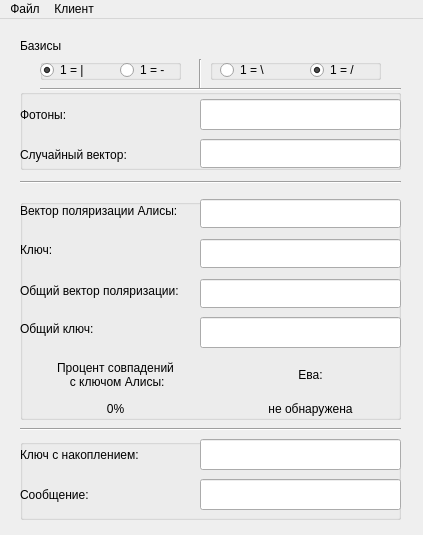
<?xml version="1.0" encoding="UTF-8"?>
<ui version="4.0">
 <class>Bob</class>
 <widget class="QMainWindow" name="Bob">
  <property name="geometry">
   <rect>
    <x>0</x>
    <y>0</y>
    <width>423</width>
    <height>535</height>
   </rect>
  </property>
  <property name="windowTitle">
   <string>Bob</string>
  </property>
  <widget class="QWidget" name="centralWidget">
   <widget class="QGroupBox" name="groupBox">
    <property name="geometry">
     <rect>
      <x>20</x>
      <y>70</y>
      <width>381</width>
      <height>81</height>
     </rect>
    </property>
    <property name="title">
     <string/>
    </property>
    <widget class="QLineEdit" name="photonsEdit">
     <property name="geometry">
      <rect>
       <x>180</x>
       <y>10</y>
       <width>201</width>
       <height>31</height>
      </rect>
     </property>
     <property name="font">
      <font>
       <family>Consolas</family>
      </font>
     </property>
     <property name="text">
      <string/>
     </property>
     <property name="readOnly">
      <bool>true</bool>
     </property>
    </widget>
    <widget class="QLabel" name="label_5">
     <property name="geometry">
      <rect>
       <x>0</x>
       <y>10</y>
       <width>131</width>
       <height>31</height>
      </rect>
     </property>
     <property name="text">
      <string>Фотоны:</string>
     </property>
    </widget>
    <widget class="QLabel" name="label">
     <property name="geometry">
      <rect>
       <x>0</x>
       <y>50</y>
       <width>131</width>
       <height>31</height>
      </rect>
     </property>
     <property name="text">
      <string>Случайный вектор:</string>
     </property>
    </widget>
    <widget class="QLineEdit" name="vectorEdit">
     <property name="geometry">
      <rect>
       <x>180</x>
       <y>50</y>
       <width>201</width>
       <height>29</height>
      </rect>
     </property>
     <property name="font">
      <font>
       <family>Consolas</family>
      </font>
     </property>
     <property name="readOnly">
      <bool>true</bool>
     </property>
    </widget>
   </widget>
   <widget class="QGroupBox" name="groupBox_6">
    <property name="geometry">
     <rect>
      <x>20</x>
      <y>180</y>
      <width>381</width>
      <height>221</height>
     </rect>
    </property>
    <property name="title">
     <string/>
    </property>
    <widget class="QLineEdit" name="aliceVectorEdit">
     <property name="geometry">
      <rect>
       <x>180</x>
       <y>0</y>
       <width>201</width>
       <height>29</height>
      </rect>
     </property>
     <property name="font">
      <font>
       <family>Consolas</family>
      </font>
     </property>
     <property name="inputMask">
      <string/>
     </property>
     <property name="text">
      <string/>
     </property>
     <property name="readOnly">
      <bool>true</bool>
     </property>
    </widget>
    <widget class="QLabel" name="label_8">
     <property name="geometry">
      <rect>
       <x>0</x>
       <y>1</y>
       <width>171</width>
       <height>21</height>
      </rect>
     </property>
     <property name="text">
      <string>Вектор поляризации Алисы:</string>
     </property>
    </widget>
    <widget class="QLineEdit" name="keyEdit">
     <property name="geometry">
      <rect>
       <x>180</x>
       <y>40</y>
       <width>201</width>
       <height>29</height>
      </rect>
     </property>
     <property name="font">
      <font>
       <family>Consolas</family>
      </font>
     </property>
     <property name="readOnly">
      <bool>true</bool>
     </property>
    </widget>
    <widget class="QLabel" name="label_3">
     <property name="geometry">
      <rect>
       <x>0</x>
       <y>40</y>
       <width>131</width>
       <height>21</height>
      </rect>
     </property>
     <property name="text">
      <string>Ключ:</string>
     </property>
    </widget>
    <widget class="QLineEdit" name="sharedKeyEdit">
     <property name="geometry">
      <rect>
       <x>180</x>
       <y>118</y>
       <width>201</width>
       <height>31</height>
      </rect>
     </property>
     <property name="font">
      <font>
       <family>Consolas</family>
      </font>
     </property>
     <property name="inputMask">
      <string/>
     </property>
     <property name="text">
      <string/>
     </property>
     <property name="readOnly">
      <bool>true</bool>
     </property>
    </widget>
    <widget class="QLabel" name="label_10">
     <property name="geometry">
      <rect>
       <x>0</x>
       <y>120</y>
       <width>161</width>
       <height>20</height>
      </rect>
     </property>
     <property name="text">
      <string>Общий ключ:</string>
     </property>
    </widget>
    <widget class="QLabel" name="label_9">
     <property name="geometry">
      <rect>
       <x>0</x>
       <y>81</y>
       <width>171</width>
       <height>21</height>
      </rect>
     </property>
     <property name="text">
      <string>Общий вектор поляризации:</string>
     </property>
    </widget>
    <widget class="QLineEdit" name="commonVectorEdit">
     <property name="geometry">
      <rect>
       <x>180</x>
       <y>80</y>
       <width>201</width>
       <height>29</height>
      </rect>
     </property>
     <property name="font">
      <font>
       <family>Consolas</family>
      </font>
     </property>
     <property name="inputMask">
      <string/>
     </property>
     <property name="text">
      <string/>
     </property>
     <property name="readOnly">
      <bool>true</bool>
     </property>
    </widget>
    <widget class="QLabel" name="label_13">
     <property name="geometry">
      <rect>
       <x>30</x>
       <y>160</y>
       <width>131</width>
       <height>31</height>
      </rect>
     </property>
     <property name="text">
      <string>Процент совпадений
 с ключом Алисы:</string>
     </property>
     <property name="alignment">
      <set>Qt::AlignCenter</set>
     </property>
    </widget>
    <widget class="QLabel" name="label_15">
     <property name="geometry">
      <rect>
       <x>220</x>
       <y>160</y>
       <width>141</width>
       <height>31</height>
      </rect>
     </property>
     <property name="text">
      <string>Ева:</string>
     </property>
     <property name="alignment">
      <set>Qt::AlignCenter</set>
     </property>
    </widget>
   </widget>
   <widget class="QGroupBox" name="groupBox_5">
    <property name="geometry">
     <rect>
      <x>20</x>
      <y>420</y>
      <width>381</width>
      <height>81</height>
     </rect>
    </property>
    <property name="title">
     <string/>
    </property>
    <widget class="QLineEdit" name="messageEdit">
     <property name="geometry">
      <rect>
       <x>180</x>
       <y>40</y>
       <width>201</width>
       <height>31</height>
      </rect>
     </property>
     <property name="font">
      <font>
       <family>Consolas</family>
      </font>
     </property>
     <property name="readOnly">
      <bool>true</bool>
     </property>
    </widget>
    <widget class="QLineEdit" name="sumKeyEdit">
     <property name="geometry">
      <rect>
       <x>180</x>
       <y>0</y>
       <width>201</width>
       <height>31</height>
      </rect>
     </property>
     <property name="font">
      <font>
       <family>Consolas</family>
      </font>
     </property>
     <property name="inputMask">
      <string/>
     </property>
     <property name="text">
      <string/>
     </property>
     <property name="readOnly">
      <bool>true</bool>
     </property>
    </widget>
    <widget class="QLabel" name="label_11">
     <property name="geometry">
      <rect>
       <x>0</x>
       <y>0</y>
       <width>161</width>
       <height>31</height>
      </rect>
     </property>
     <property name="text">
      <string>Ключ с накоплением:</string>
     </property>
    </widget>
    <widget class="QLabel" name="label_12">
     <property name="geometry">
      <rect>
       <x>0</x>
       <y>40</y>
       <width>161</width>
       <height>31</height>
      </rect>
     </property>
     <property name="text">
      <string>Сообщение:</string>
     </property>
    </widget>
   </widget>
   <widget class="Line" name="line_4">
    <property name="geometry">
     <rect>
      <x>20</x>
      <y>153</y>
      <width>381</width>
      <height>21</height>
     </rect>
    </property>
    <property name="orientation">
     <enum>Qt::Horizontal</enum>
    </property>
   </widget>
   <widget class="Line" name="line_3">
    <property name="geometry">
     <rect>
      <x>20</x>
      <y>400</y>
      <width>381</width>
      <height>20</height>
     </rect>
    </property>
    <property name="orientation">
     <enum>Qt::Horizontal</enum>
    </property>
   </widget>
   <widget class="QGroupBox" name="groupBox_7">
    <property name="geometry">
     <rect>
      <x>210</x>
      <y>40</y>
      <width>171</width>
      <height>21</height>
     </rect>
    </property>
    <property name="title">
     <string/>
    </property>
    <widget class="QRadioButton" name="verticalInverted">
     <property name="geometry">
      <rect>
       <x>100</x>
       <y>0</y>
       <width>61</width>
       <height>22</height>
      </rect>
     </property>
     <property name="text">
      <string>1 = /</string>
     </property>
     <property name="checked">
      <bool>true</bool>
     </property>
    </widget>
    <widget class="QRadioButton" name="verticalNormal">
     <property name="geometry">
      <rect>
       <x>10</x>
       <y>0</y>
       <width>51</width>
       <height>22</height>
      </rect>
     </property>
     <property name="text">
      <string>1 = \</string>
     </property>
    </widget>
   </widget>
   <widget class="QLabel" name="label_6">
    <property name="geometry">
     <rect>
      <x>20</x>
      <y>16</y>
      <width>54</width>
      <height>21</height>
     </rect>
    </property>
    <property name="text">
     <string>Базисы</string>
    </property>
   </widget>
   <widget class="Line" name="line">
    <property name="geometry">
     <rect>
      <x>190</x>
      <y>40</y>
      <width>20</width>
      <height>31</height>
     </rect>
    </property>
    <property name="orientation">
     <enum>Qt::Vertical</enum>
    </property>
   </widget>
   <widget class="Line" name="line_5">
    <property name="geometry">
     <rect>
      <x>40</x>
      <y>60</y>
      <width>361</width>
      <height>20</height>
     </rect>
    </property>
    <property name="orientation">
     <enum>Qt::Horizontal</enum>
    </property>
   </widget>
   <widget class="QGroupBox" name="groupBox_8">
    <property name="geometry">
     <rect>
      <x>40</x>
      <y>40</y>
      <width>141</width>
      <height>21</height>
     </rect>
    </property>
    <property name="title">
     <string/>
    </property>
    <widget class="QRadioButton" name="horizontalInverted">
     <property name="geometry">
      <rect>
       <x>0</x>
       <y>0</y>
       <width>51</width>
       <height>22</height>
      </rect>
     </property>
     <property name="text">
      <string>1 = |</string>
     </property>
     <property name="checked">
      <bool>true</bool>
     </property>
    </widget>
    <widget class="QRadioButton" name="horizontalNormal">
     <property name="geometry">
      <rect>
       <x>80</x>
       <y>0</y>
       <width>61</width>
       <height>22</height>
      </rect>
     </property>
     <property name="text">
      <string>1 = -</string>
     </property>
    </widget>
   </widget>
   <widget class="QLabel" name="sharedPercentLabel">
    <property name="geometry">
     <rect>
      <x>50</x>
      <y>380</y>
      <width>131</width>
      <height>20</height>
     </rect>
    </property>
    <property name="text">
     <string>0%</string>
    </property>
    <property name="alignment">
     <set>Qt::AlignCenter</set>
    </property>
   </widget>
   <widget class="QLabel" name="eveDetectLabel">
    <property name="geometry">
     <rect>
      <x>240</x>
      <y>380</y>
      <width>141</width>
      <height>20</height>
     </rect>
    </property>
    <property name="styleSheet">
     <string notr="true">color:&quot;green&quot;</string>
    </property>
    <property name="text">
     <string>не обнаружена</string>
    </property>
    <property name="alignment">
     <set>Qt::AlignCenter</set>
    </property>
   </widget>
  </widget>
  <widget class="QMenuBar" name="menuBar">
   <property name="geometry">
    <rect>
     <x>0</x>
     <y>0</y>
     <width>423</width>
     <height>21</height>
    </rect>
   </property>
   <widget class="QMenu" name="menu">
    <property name="title">
     <string>Файл</string>
    </property>
    <addaction name="loadFromFile"/>
    <addaction name="saveToFIle"/>
    <addaction name="separator"/>
    <addaction name="exit"/>
   </widget>
   <widget class="QMenu" name="menu_2">
    <property name="title">
     <string>Клиент</string>
    </property>
    <addaction name="startStopAction"/>
   </widget>
   <addaction name="menu"/>
   <addaction name="menu_2"/>
  </widget>
  <action name="loadFromFile">
   <property name="text">
    <string>Загрузить настройки из файла</string>
   </property>
  </action>
  <action name="saveToFIle">
   <property name="text">
    <string>Сохранить настройки в файл</string>
   </property>
  </action>
  <action name="exit">
   <property name="text">
    <string>Выход</string>
   </property>
  </action>
  <action name="startStopAction">
   <property name="text">
    <string>Переподключиться к серверу</string>
   </property>
  </action>
 </widget>
 <layoutdefault spacing="6" margin="11"/>
 <resources/>
 <connections/>
</ui>
